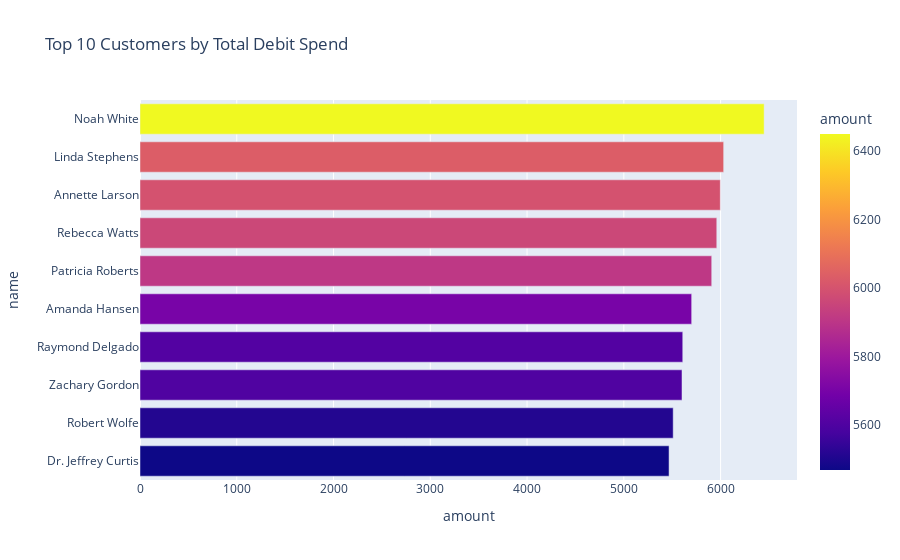

Notebook code for this chart:
### Markdown cell above
### Top 10 Customers by Total Spending

### Code cell
import plotly.express as px

top_spenders = tx_debit.groupby('name')['amount'].sum().nlargest(10).reset_index()

fig = px.bar(top_spenders, x='amount', y='name', orientation='h',
             color='amount', title='Top 10 Customers by Total Debit Spend')
fig.update_layout(yaxis={'categoryorder': 'total ascending'})
fig.show()

### Figure 1 — Plotly figure (JSON) as saved in the notebook; plotly's stock layout.template omitted (floating-point values rounded to 4 significant figures)
{"data": [{"alignmentgroup": "True", "hovertemplate": "amount=%{marker.color}<br>name=%{y}<extra></extra>", "legendgroup": "", "marker": {"color": [6450.0, 6032.0, 5997.0, 5961.0, 5908.0, 5701.0, 5609.0, 5601.0, 5510.0, 5468.0], "coloraxis": "coloraxis", "pattern": {"shape": ""}}, "name": "", "offsetgroup": "", "orientation": "h", "showlegend": false, "textposition": "auto", "type": "bar", "x": [6450.0, 6032.0, 5997.0, 5961.0, 5908.0, 5701.0, 5609.0, 5601.0, 5510.0, 5468.0], "xaxis": "x", "y": ["Noah White", "Linda Stephens", "Annette Larson", "Rebecca Watts", "Patricia Roberts", "Amanda Hansen", "Raymond Delgado", "Zachary Gordon", "Robert Wolfe", "Dr. Jeffrey Curtis"], "yaxis": "y"}], "layout": {"barmode": "relative", "coloraxis": {"colorbar": {"title": {"text": "amount"}}, "colorscale": [[0, "#0d0887"], [0.1111, "#46039f"], [0.2222, "#7201a8"], [0.3333, "#9c179e"], [0.4444, "#bd3786"], [0.5556, "#d8576b"], [0.6667, "#ed7953"], [0.7778, "#fb9f3a"], [0.8889, "#fdca26"], [1, "#f0f921"]]}, "legend": {"tracegroupgap": 0}, "title": {"text": "Top 10 Customers by Total Debit Spend"}, "xaxis": {"anchor": "y", "domain": [0, 1], "title": {"text": "amount"}}, "yaxis": {"anchor": "x", "categoryorder": "total ascending", "domain": [0, 1], "title": {"text": "name"}}}}
